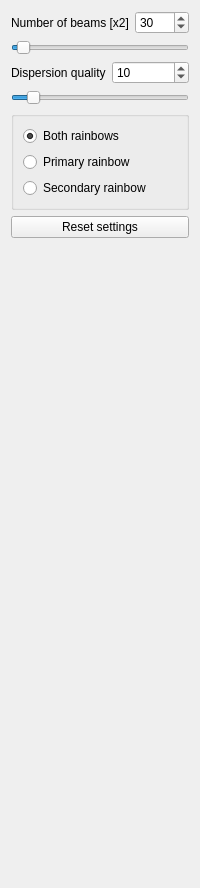
          <widget class="QWidget" name="page5">
           <layout class="QVBoxLayout" name="verticalLayout_12">
            <item>
             <layout class="QHBoxLayout" name="hLayout_number_of_beams_page5">
              <item>
               <widget class="QLabel" name="label_number_of_beams_page5">
                <property name="text">
                 <string>Number of beams [x2]</string>
                </property>
               </widget>
              </item>
              <item>
               <widget class="QSpinBox" name="spinBox_number_of_beams_page5">
                <property name="minimum">
                 <number>1</number>
                </property>
                <property name="maximum">
                 <number>999</number>
                </property>
                <property name="singleStep">
                 <number>10</number>
                </property>
                <property name="value">
                 <number>30</number>
                </property>
               </widget>
              </item>
             </layout>
            </item>
            <item>
             <widget class="QSlider" name="horizontalSlider_number_of_beams_page5">
              <property name="minimum">
               <number>1</number>
              </property>
              <property name="maximum">
               <number>999</number>
              </property>
              <property name="singleStep">
               <number>10</number>
              </property>
              <property name="pageStep">
               <number>100</number>
              </property>
              <property name="value">
               <number>30</number>
              </property>
              <property name="orientation">
               <enum>Qt::Orientation::Horizontal</enum>
              </property>
             </widget>
            </item>
            <item>
             <layout class="QHBoxLayout" name="hLayout_disperion_quality_page5">
              <item>
               <widget class="QLabel" name="label_dispersion_quality_page5">
                <property name="text">
                 <string>Dispersion quality</string>
                </property>
               </widget>
              </item>
              <item>
               <widget class="QSpinBox" name="spinBox_dispersion_quality_page5">
                <property name="minimum">
                 <number>1</number>
                </property>
                <property name="maximum">
                 <number>99</number>
                </property>
                <property name="singleStep">
                 <number>1</number>
                </property>
                <property name="value">
                 <number>10</number>
                </property>
               </widget>
              </item>
             </layout>
            </item>
            <item>
             <widget class="QSlider" name="horizontalSlider_dispersion_quality_page5">
              <property name="minimum">
               <number>1</number>
              </property>
              <property name="maximum">
               <number>99</number>
              </property>
              <property name="singleStep">
               <number>1</number>
              </property>
              <property name="pageStep">
               <number>10</number>
              </property>
              <property name="value">
               <number>10</number>
              </property>
              <property name="orientation">
               <enum>Qt::Orientation::Horizontal</enum>
              </property>
             </widget>
            </item>
            <item>
             <widget class="QGroupBox" name="groupBox_rainbows_page5">
              <property name="title">
               <string/>
              </property>
              <layout class="QVBoxLayout" name="verticalLayout_11">
               <item>
                <widget class="QRadioButton" name="radioButton_both_rainbows_page5">
                 <property name="text">
                  <string>Both rainbows</string>
                 </property>
                 <property name="checked">
                  <bool>true</bool>
                 </property>
                </widget>
               </item>
               <item>
                <widget class="QRadioButton" name="radioButton_1rainbow_page5">
                 <property name="text">
                  <string>Primary rainbow</string>
                 </property>
                </widget>
               </item>
               <item>
                <widget class="QRadioButton" name="radioButton_2rainbow_page5">
                 <property name="text">
                  <string>Secondary rainbow</string>
                 </property>
                </widget>
               </item>
              </layout>
             </widget>
            </item>
            <item>
             <widget class="QPushButton" name="pushButton_reset_settings_page5">
              <property name="text">
               <string>Reset settings</string>
              </property>
             </widget>
            </item>
            <item>
             <spacer name="vSpacer_page5">
              <property name="orientation">
               <enum>Qt::Orientation::Vertical</enum>
              </property>
              <property name="sizeHint" stdset="0">
               <size>
                <width>20</width>
                <height>639</height>
               </size>
              </property>
             </spacer>
            </item>
           </layout>
          </widget>
